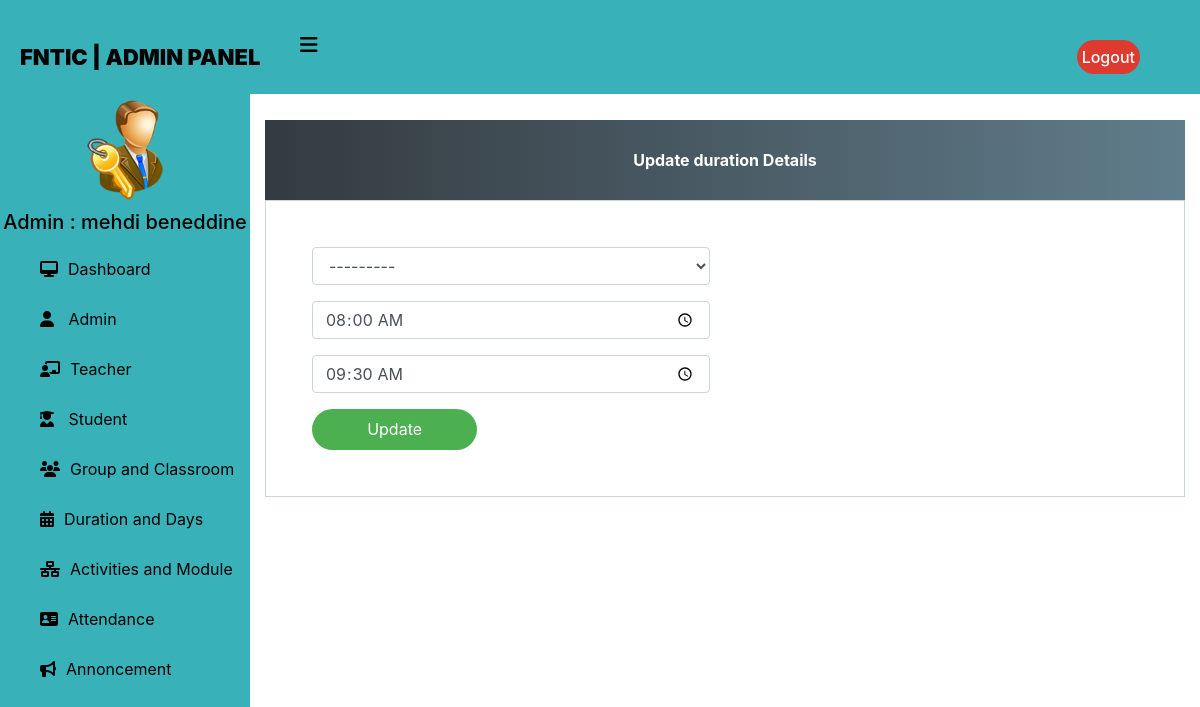
The app's page /update-duration/12 (signed in) with its own data.
### home/models.py (models this page shows, shortened)
class Days(models.Model):
    name = models.CharField(max_length=100)
    order = models.IntegerField(null=True)
    def __str__(self):
        return self.name
    class Meta:
        ordering = ['order']

class Duration(models.Model):
    name = models.ForeignKey(Days, on_delete=models.CASCADE)
    start_time = models.TimeField(null=True)
    end_time = models.TimeField(null=True)

### home/views.py (the view)
# urls.py: path('update-duration/<int:pk>', views.update_duration_view,name='update-duration'),
@login_required(login_url="login")
@user_passes_test(is_admin)
def update_duration_view(request,pk):
    duration = models.Duration.objects.get(id=pk)
    form=forms.DurationForm(instance=duration)
    mydict={'form':form}
    if request.method=='POST':
        form=forms.DurationForm(request.POST,instance=duration)
        if  form.is_valid():
            duration=form.save()
            duration.save()
            return redirect('admin-view-duration')
    return render(request,'school/admin_update_duration.html',context=mydict)

### home/forms.py
class DurationForm(forms.ModelForm):
    name = forms.ModelChoiceField(queryset=models.Days.objects.all(), widget=forms.Select(attrs={'class': 'form-control'}), to_field_name='name')
    start_time = forms.TimeField(widget=Time24HInput, label='Start Time')
    end_time = forms.TimeField(widget=Time24HInput, label='End Time')
    class Meta:
        model = models.Duration
        fields = ['name', 'start_time', 'end_time']

### home/views.py (called while the page is built)
def is_admin(user):
    return user.groups.filter(name='ADMIN').exists()

### templates/school/admin_update_duration.html (shortened to what this page needs)
{% extends 'school/adminbase.html' %}
{% load widget_tweaks %}
{% block content %}
<head>
  <link href="//maxcdn.bootstrapcdn.com/bootstrap/4.1.1/css/bootstrap.min.css" rel="stylesheet" id="bootstrap-css">
</head>
<form method="post">
  <div class="container register-form">
    <div class="form">
      <div class="note">
        <p>Update duration Details</p>
      </div>
    <div class="form-content">
        <div class="row">
            <div class="col-md-6">
                <div class="form-group">
                    {% render_field form.name class="form-control" placeholder="Name" %}
                </div>
                <div class="form-group">
                    {% render_field form.start_time class="form-control" placeholder="Start Time" %}
                </div>
                <div class="form-group">
                    {% render_field form.end_time class="form-control" placeholder="End Time" %}
                </div>
            </div>
        </div>
        <button type="submit" class="btnSubmit">Update</button>
    </div>
    </div>
  </div>
</form>
{% endblock content %}

### templates/school/adminbase.html (shortened to what this page needs)
{% load static %}
<!DOCTYPE html>
<html lang="en" dir="ltr">
<head>
  <link rel="stylesheet" href="https://cdnjs.cloudflare.com/ajax/libs/font-awesome/6.4.0/css/all.min.css">
</head>
<body>
  <header>
    <label for="check">
      <i class="fas fa-bars" id="sidebar_btn"></i>
    </label>
    <div class="left_area">
      <h3>FNTIC | Admin Panel</h3>
    </div>
    <div class="right_area">
      <a href="{%url 'admin_logout'%}" class="logout_btn">Logout</a>
    </div>
  </header>
  <div class="sidebar">
    <center>
      <img src="{% static 'image/admin-icn.png' %}" class="profile_image" alt="">
      <h5>Admin : {{request.user.first_name}} {{ user.last_name }}</h5>
    </center>
    <a href="/admin-dashboard"><i class="fas fa-desktop"></i><span>Dashboard</span></a>
    <a href="/admin-admin"><i class="fas fa-user"></i> <span>Admin</span></a>
    <a href="/admin-teacher"><i class="fas fa-chalkboard-teacher"></i><span>Teacher</span></a>
    <a href="/admin-student"> <i class="fas fa-user-graduate"></i> <span>Student</span></a>
    <a href="/admin-group"><i class="fas fa-users"></i><span>Group and Classroom</span></a>
    <a href="/admin-duration-module"><i class="fas fa-calendar-alt"></i><span>Duration and Days</span></a>
    <a href="/admin-Activities"><i class="fas fa-network-wired"></i><span>Activities and Module</span></a>
    <a href="/admin-attendance"><i class="fas fa-address-card"></i><span>Attendance</span></a>
    <a href="/admin-notice"><i class="fas fa-bullhorn"></i><span>Annoncement</span></a>
  </div>
  <div class="content">
    <br><br><br><br><br>
    {% block content %}
    {% endblock content %}
</body>
</html>

### templates/school/adminbase.html (style rules this page uses)
a:link { text-decoration: none; }
body { margin: 0; padding: 0; font-family: "Roboto", sans-serif; }
header { position: fixed; background: #38b2b8; padding: 20px; width: 100%; z-index: 1; }
.left_area h3 { color: #000; margin: 0px; text-transform: uppercase; font-size: 22px; font-weight: 900; }
.logout_btn { padding: 5px; background: #dd3b30; text-decoration: none; float: right; margin-top: -30px; margin-right: 40px; border-radius: 30px; font-size: 16px; font-weight: 500; color: #fff; transition: 0.5s; }
.sidebar { background: #38b2b8; margin-top: 70px; padding-top: 30px; position: fixed; left: 0; width: 250px; height: 100%; transition: 0.5s; transition-property: left; }
.sidebar .profile_image { width: 100px; height: 100px; border-radius: 100px; margin-bottom: 10px; }
.sidebar h5 { color: #000; text size: 12px; margin-top: 0; margin-bottom: 10px; }
.sidebar a { color: #000; display: block; width: 100%; line-height: 50px; text-decoration: none; padding-left: 40px; box-sizing: border-box; transition: 0.5s; }
.sidebar i { padding-right: 10px; }
label #sidebar_btn { z-index: 1; color: #000; position: fixed; cursor: pointer; left: 300px; font-size: 20px; margin: 5px 0; transition: 0.5s; transition-property: color; }
.content { margin-left: 250px; background-position: center; background-size: cover; height: 100vh; transition: 0.5s; }

### templates/school/admin_update_duration.html (style rules this page uses)
a:link { text-decoration: none; }
.note { text-align: center; height: 80px; background: -webkit-linear-gradient(left, #343a40, #607d8b); color: #fff; font-weight: bold; line-height: 80px; }
.form-content { padding: 5%; border: 1px solid #ced4da; margin-bottom: 2%; }
.form-control { border-radius: 1.5rem; }
.btnSubmit { border: none; border-radius: 1.5rem; padding: 1%; width: 20%; cursor: pointer; background: #4caf50; color: #fff; }

### records on screen
Days: name "---------"
Duration: start_time "08:00:00", end_time "09:30:00"

### other values on screen
{{ request.user.first_name }} "mehdi"
{{ user.last_name }} "beneddine"
